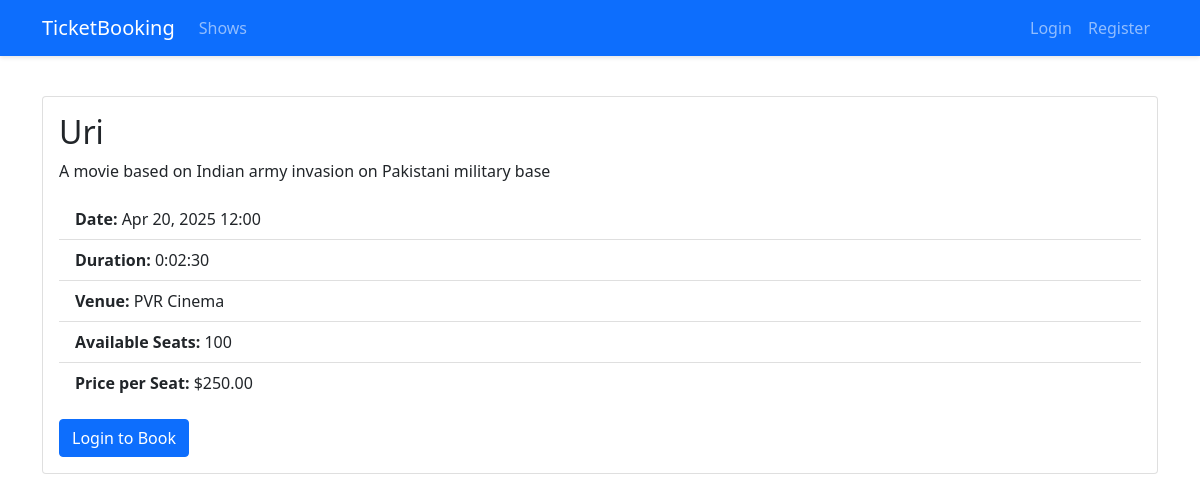
Page /shows/1/ on the committed database.
### tickets/models.py (models this page shows, shortened)
class Show(models.Model):
    title = models.CharField(max_length=200)
    description = models.TextField()
    date = models.DateTimeField()
    duration = models.DurationField()
    venue = models.CharField(max_length=200)
    total_seats = models.PositiveIntegerField()
    price_per_seat = models.DecimalField(max_digits=6, decimal_places=2)
    created_at = models.DateTimeField(auto_now_add=True)
    updated_at = models.DateTimeField(auto_now=True)
    def available_seats(self):
        booked_seats = self.booking_set.aggregate(models.Sum('number_of_seats'))['number_of_seats__sum'] or 0
        return self.total_seats - booked_seats

### tickets/views.py (the view)
# urls.py: path('<int:pk>/', views.ShowDetailView.as_view(), name='show_detail'),
class ShowDetailView(DetailView):
    model = Show
    template_name = 'tickets/show_detail.html'

### tickets/templates/tickets/show_detail.html
{% extends 'base.html' %}
{% block content %}
<div class="card">
    <div class="card-body">
        <h2 class="card-title">{{ show.title }}</h2>
        <p class="card-text">{{ show.description }}</p>
        <ul class="list-group list-group-flush mb-3">
            <li class="list-group-item"><strong>Date:</strong> {{ show.date|date:"M d, Y H:i" }}</li>
            <li class="list-group-item"><strong>Duration:</strong> {{ show.duration }}</li>
            <li class="list-group-item"><strong>Venue:</strong> {{ show.venue }}</li>
            <li class="list-group-item"><strong>Available Seats:</strong> {{ show.available_seats }}</li>
            <li class="list-group-item"><strong>Price per Seat:</strong> ${{ show.price_per_seat }}</li>
        </ul>
        {% if user.is_authenticated %}
            {% if show.available_seats > 0 %}
                <a href="{% url 'tickets:book_show' show.pk %}" class="btn btn-success">Book Now</a>
            {% else %}
                <button class="btn btn-secondary" disabled>Sold Out</button>
            {% endif %}
        {% else %}
            <a href="{% url 'login' %}?next={% url 'show_detail' show.pk %}" class="btn btn-primary">Login to Book</a>
        {% endif %}
    </div>
</div>
{% endblock %}

### tickets/templates/base.html (style rules this page uses)
body { padding-top: 56px; }
.card { margin-bottom: 20px; transition: transform 0.2s; }

### rows in the picture
Show: title "Uri", description "A movie based on Indian army invasion on Pakistani military base", date "Apr 20, 2025 12:00", duration "0:02:30", venue "PVR Cinema", available_seats "100", price_per_seat "250.00"
